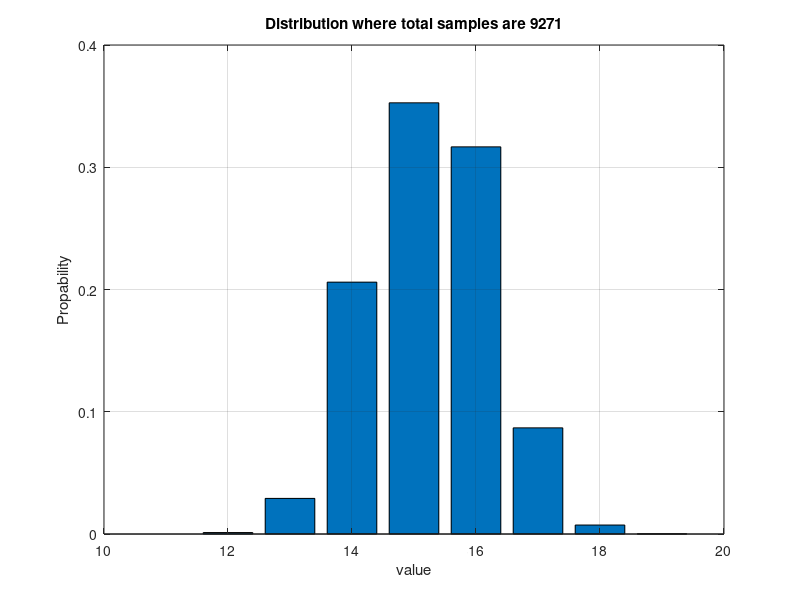
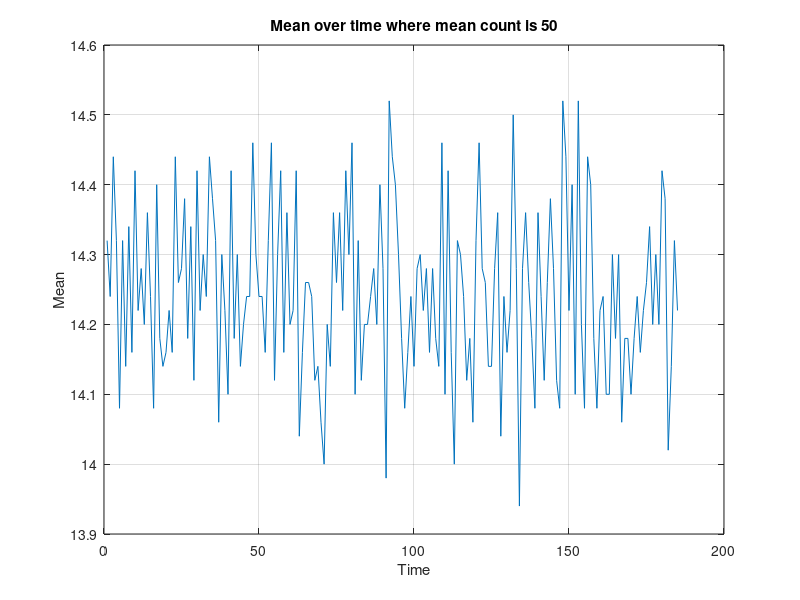
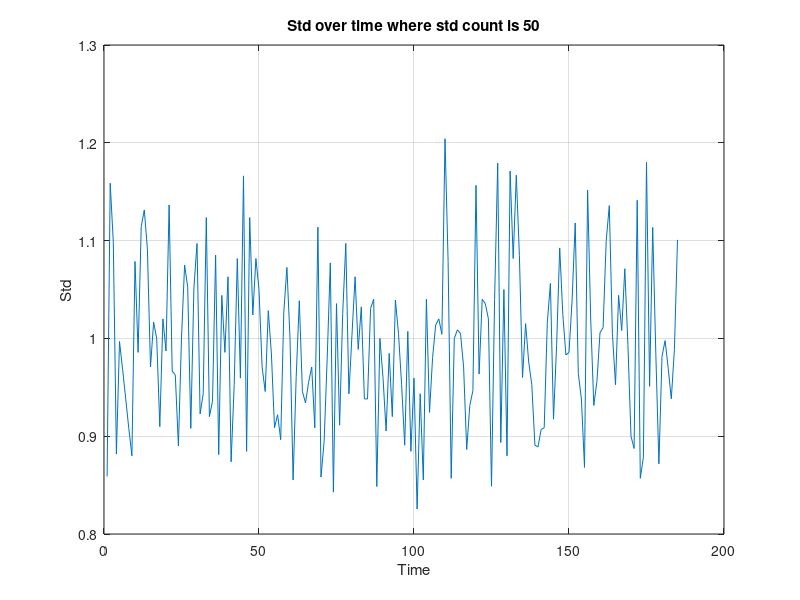

Here is the MATLAB script that generated these plots, in order:
% Read the log
close all
fid = csvread('log.txt')';

% Initial lists 
X = zeros(1, 10);
sampels_for_every_mean = 50;
count = 1;
meanvalues = [];
stdvalues = [];
sum_value = 0;
std_value = zeros(1, sampels_for_every_mean);

for i = 1:length(fid)
  
  % Get the value from the log and place it into the list X, depending on what kind of value.
  % Here we only measureing the frequency how often a specific value appears
  value = fid(i);
  if(value == 10)
    X(1) = X(1) + 1;
  elseif(value == 11)
    X(2) = X(2) + 1;
  elseif(value == 12)
    X(3) = X(3) + 1;
  elseif(value == 13)
    X(4) = X(4) + 1;
  elseif(value == 14)
    X(5) = X(5) + 1;
  elseif(value == 15)
    X(6) = X(6) + 1;
  elseif(value == 16)
    X(7) = X(7) + 1;
  elseif(value == 17)
    X(8) = X(8) + 1;
  elseif(value == 18)
    X(9) = X(9) + 1;
  elseif(value == 19)
    X(10) = X(10) + 1;
  end
  
  % Count the sum of the value
  sum_value = sum_value + value;
  std_value(count) = value;
  
  % For every sampels_for_every_mean:th intervall, do mean and std
  if(count >= sampels_for_every_mean)
    the_mean = sum_value/count;
    the_std = sqrt(sum((std_value - the_mean).^2)/count); % Formula std = sqrt(sum((x_i - u)^2)/N)
    meanvalues = [meanvalues the_mean];
    stdvalues = [stdvalues the_std];
    
    % Reset
    count = 1;
    sum_value = 0;
  else
    count = count + 1; % Count
  end
end

% Distribution
P = [zeros(1,10) X]; % We want to display the distribution from min(fid) to max(fid)
bar(P/sum(P))
xlim([10 20]) 
grid on
title(sprintf('Distribution where total samples are %i', length(fid)))
ylabel('Propability')
xlabel('value')

% Mean
figure
plot(meanvalues)
grid on
title(sprintf('Mean over time where mean count is %i', sampels_for_every_mean))
ylabel('Mean')
xlabel('Time')

% Std
figure
plot(stdvalues)
grid on
title(sprintf('Std over time where std count is %i', sampels_for_every_mean))
ylabel('Std')
xlabel('Time')
